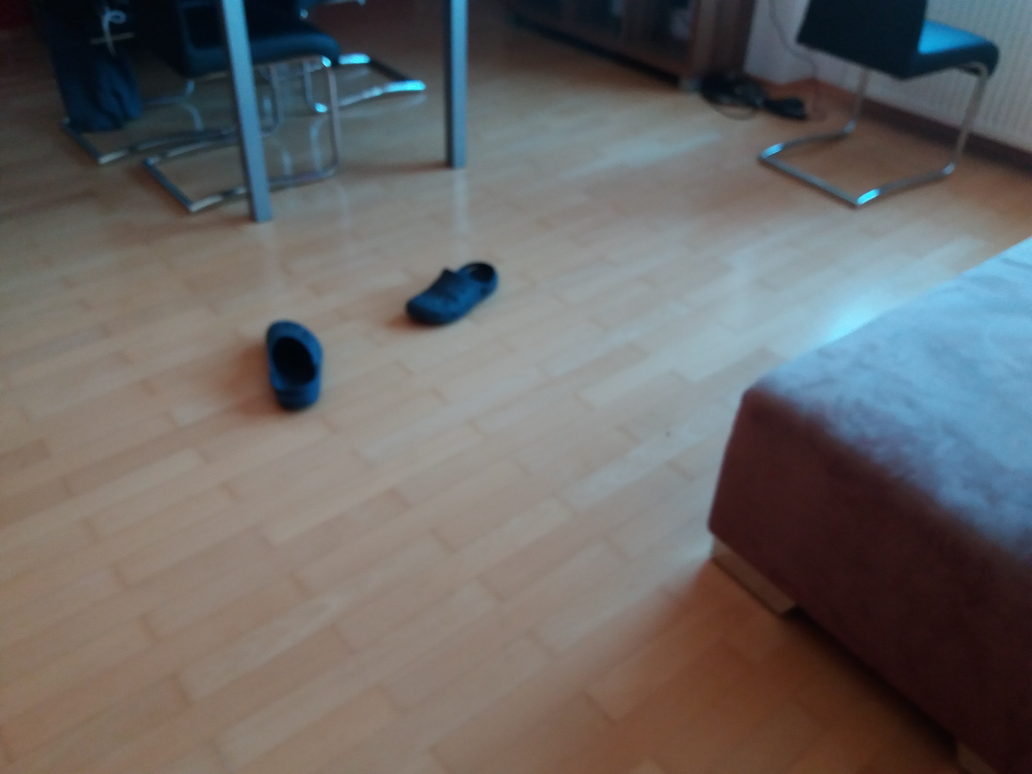
#> input picture image-classification-keras/notresizeddataset/notset/notdoor (1).jpg, 4128 x 3096 px, found by its file name (shown at 1/4 size)
$ python resizer.py   (older library calls are emulated)
#> lines starting #> are read from the running program, lines starting #| are printed output that depends on the picture
from PIL import Image


size = 640,480

i= 1

for i in range(1,79):
        im = Image.open("notdoor (" +str(i) +").jpg")
#> im is the input picture: PIL image 4128x3096 RGB; mean R, G, B 104.7, 102.3, 101.4
        im_resized = im.resize(size, Image.ANTIALIAS)
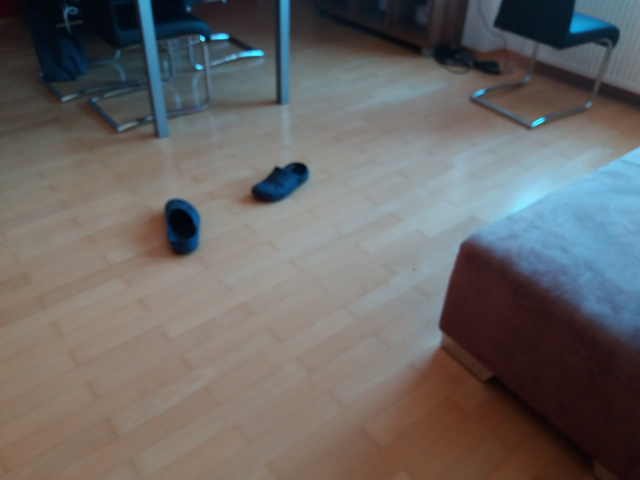
#> im_resized: PIL image 640x480 RGB; mean R, G, B 104.7, 102.3, 101.4
#> (the run stopped early here; a loop or call above may not have finished)
